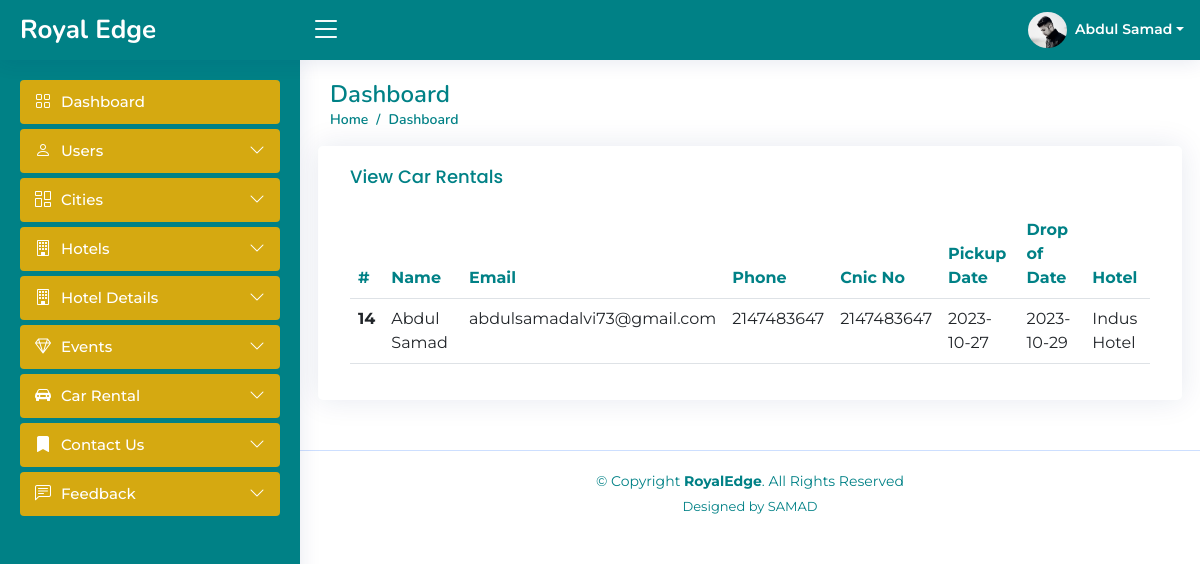
Screenshot of /Frontend/Admin/Dashboard/booked_carrental.php with the database file from the repository.
### tables this page shows
CREATE TABLE `booked_carrental` (
  `id` int(11) NOT NULL,
  `name` varchar(50) NOT NULL,
  `email` varchar(50) NOT NULL,
  `phone` int(50) NOT NULL,
  `cnic_no` int(50) NOT NULL,
  `pickup_date` date NOT NULL,
  `dropof_date` date NOT NULL,
  `hotel` varchar(50) NOT NULL,
  `car_name` varchar(50) NOT NULL,
  `payment_method` varchar(20) NOT NULL,
  `user_id` int(11) DEFAULT NULL
);

### Frontend/Admin/Dashboard/booked_carrental.php (the view, shortened to what this page needs)
<!DOCTYPE html>
<html lang="en">
<head>
  <link href="assets/vendor/bootstrap/css/bootstrap.min.css" rel="stylesheet">
  <link href="assets/vendor/bootstrap-icons/bootstrap-icons.css" rel="stylesheet">
  <link href="assets/vendor/boxicons/css/boxicons.min.css" rel="stylesheet">
  <link href="assets/vendor/quill/quill.snow.css" rel="stylesheet">
  <link href="assets/vendor/quill/quill.bubble.css" rel="stylesheet">
  <link href="assets/vendor/remixicon/remixicon.css" rel="stylesheet">
  <link href="assets/vendor/simple-datatables/style.css" rel="stylesheet">
  <link href="assets/css/style.css" rel="stylesheet">
</head>
<body>
 <?php
  include('./header.php');
  ?>
  <?php
  include('./sidebar.php');
  ?>
  <main id="main" class="main">
    <div class="pagetitle">
      <h1>Dashboard</h1>
      <nav>
        <ol class="breadcrumb">
          <li class="breadcrumb-item"><a href="index.php">Home</a></li>
          <li class="breadcrumb-item active">Dashboard</li>
        </ol>
      </nav>
    </div>
    <section class="section dashboard">
      <div class="row">
        <div class="col-lg-12">
          <div class="row">
<div class="card">
  <div class="card-body">
    <h5 class="card-title">View Car Rentals</h5>
    <table class="table table-hover">
      <thead class="samad-dashborad-header">
        <tr>
          <th scope="col">#</th>
          <th scope="col">Name</th>
          <th scope="col">Email</th>
          <th scope="col">Phone</th>
          <th scope="col">Cnic No</th>
          <th scope="col">Pickup Date</th>
          <th scope="col">Drop of Date</th>
          <th scope="col">Hotel</th>
        </tr>
      </thead>
      <tbody>
      <?php
        $query = "SELECT * FROM booked_carrental";
        $query_run = mysqli_query($conn,$query);
        while($row = mysqli_fetch_assoc($query_run)){
        ?>
       <tr>
          <th scope="row"><?php echo $row['id'] ?></th>
          <td><?php echo $row['name'] ?></td>
          <td><?php echo $row['email'] ?></td>
          <td><?php echo $row['phone'] ?></td>
          <td><?php echo $row['cnic_no'] ?></td>
          <td><?php echo $row['pickup_date'] ?></td>
          <td><?php echo $row['dropof_date'] ?></td>
          <td><?php echo $row['hotel'] ?></td>
        </tr>
        <?php
        }
       ?>
      </tbody>
    </table>
  </div>
</div>
          </div>
        </div>
      </div>
    </section>
  </main>
  <?php
  include('./footer.php');
  ?>
</body>
</html>

### Frontend/Admin/Dashboard/assets/css/style.css (style rules this page uses)
:root { scroll-behavior: smooth; }
body { font-family: "Montserrat", sans-serif; }
a { color: #008186; text-decoration: none; }
h1, h2, h3, h4, h5, h6 { font-family: "Nunito", sans-serif; }
#main { margin-top: 60px; padding: 20px 30px; transition: all 0.3s; }
.pagetitle { margin-bottom: 10px; }
.pagetitle h1 { font-size: 24px; margin-bottom: 0; font-weight: 600; color: #008186; }
.card { margin-bottom: 30px; border: none; border-radius: 5px; box-shadow: 0px 0 30px rgba(1, 41, 112, 0.1); }
.card-title { padding: 20px 0 15px 0; font-size: 18px; font-weight: 500; color: #008186; font-family: "Poppins", sans-serif; }
.table .samad-dashborad-header th { color: #008186; }
.card-body { padding: 0 20px 20px 20px; }
.breadcrumb { font-size: 14px; font-family: "Nunito", sans-serif; color: #899bbd; font-weight: 600; }
.breadcrumb a { color: #008186; transition: 0.3s; }
.breadcrumb .breadcrumb-item::before { color: #008186; }
.breadcrumb .active { color: #008186; font-weight: 600; }
@media (min-width: 1200px) { #main, #footer { margin-left: 300px; } }

### rows the page displays
booked_carrental: id "14", name "Abdul Samad", email "abdulsamadalvi73@gmail.com", phone "2147483647", cnic_no "2147483647", pickup_date "2023-10-27", dropof_date "2023-10-29", hotel "Indus Hotel"
